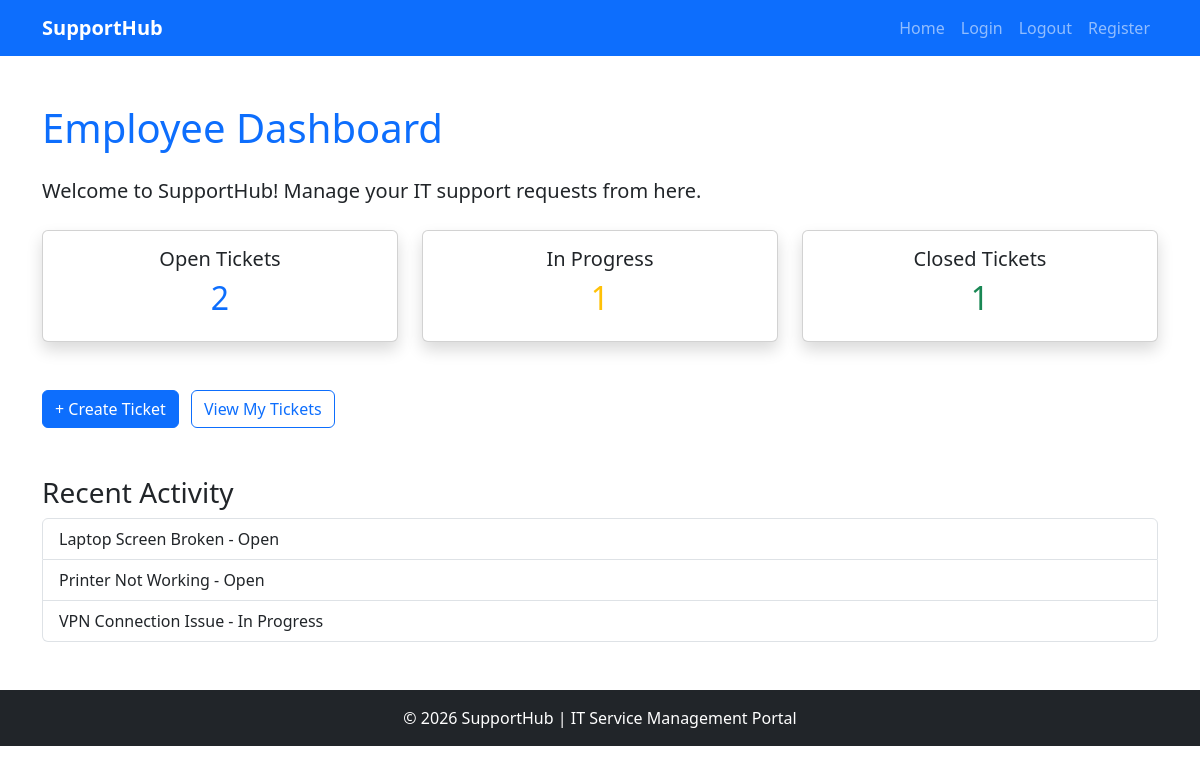
The page /dashboard/ (signed in) on the database its author committed.
### tickets/models.py (models this page shows, shortened)
class Ticket(models.Model):
    CATEGORY_CHOICES = [
        ("Hardware", "Hardware"),
        ("Software", "Software"),
        ("Network", "Network"),
        ("Other", "Other"),
    ]
    PRIORITY_CHOICES = [
        ("Low", "Low"),
        ("Medium", "Medium"),
        ("High", "High"),
    ]
    STATUS_CHOICES = [
        ("Open", "Open"),
        ("In Progress", "In Progress"),
        ("Closed", "Closed"),
    ]
    title = models.CharField(max_length=200)
    category = models.CharField(max_length=50, choices=CATEGORY_CHOICES)
    priority = models.CharField(max_length=20, choices=PRIORITY_CHOICES)
    description = models.TextField()
    status = models.CharField(
        max_length=20,
        choices=STATUS_CHOICES,
        default="Open"
    )
    created_at = models.DateTimeField(auto_now_add=True)

### dashboard/views.py (the view)
# urls.py: path("dashboard/", views.dashboard_view, name="dashboard"),
@login_required
def dashboard_view(request):
    open_tickets = Ticket.objects.filter(status="Open").count()
    in_progress_tickets = Ticket.objects.filter(status="In Progress").count()
    closed_tickets = Ticket.objects.filter(status="Closed").count()
    recent_tickets = Ticket.objects.all().order_by("-created_at")[:3]
    context = {
        "open_tickets": open_tickets,
        "in_progress_tickets": in_progress_tickets,
        "closed_tickets": closed_tickets,
        "recent_tickets": recent_tickets,
    }
    return render(request, "dashboard.html", context)

### templates/dashboard.html
{% extends "base.html" %}
{% block content %}
<h1 class="mb-4 text-primary">Employee Dashboard</h1>
<p class="lead">
    Welcome to SupportHub! Manage your IT support requests from here.
</p>
<div class="row mt-4">
    <div class="col-md-4">
        <div class="card text-center shadow">
            <div class="card-body">
                <h5 class="card-title">Open Tickets</h5>
                <h2 class="text-primary">{{ open_tickets }}</h2>
            </div>
        </div>
    </div>
    <div class="col-md-4">
        <div class="card text-center shadow">
            <div class="card-body">
                <h5 class="card-title">In Progress</h5>
                <h2 class="text-warning">{{ in_progress_tickets }}</h2>
            </div>
        </div>
    </div>
    <div class="col-md-4">
        <div class="card text-center shadow">
            <div class="card-body">
                <h5 class="card-title">Closed Tickets</h5>
                <h2 class="text-success">{{ closed_tickets }}</h2>
            </div>
        </div>
    </div>
</div>
<div class="mt-5">
    <a href="/create-ticket/" class="btn btn-primary">
        + Create Ticket
    </a>
    <a href="/ticket-list/" class="btn btn-outline-primary ms-2">
        View My Tickets
    </a>
</div>
<div class="mt-5">
    <h3>Recent Activity</h3>
    <ul class="list-group">
        {% for ticket in recent_tickets %}
        <li class="list-group-item">
            {{ ticket.title }} - {{ ticket.status }}
        </li>
        {% empty %}
        <li class="list-group-item">
            No recent tickets.
        </li>
        {% endfor %}
    </ul>
</div>
{% endblock %}

### rows shown on the page
Ticket: title "Laptop Screen Broken", status "Open"
Ticket: title "Printer Not Working", status "Open"
Ticket: title "VPN Connection Issue", status "In Progress"

### other values the page prints
{{ open_tickets }} "2"
{{ in_progress_tickets }} "1"
{{ closed_tickets }} "1"
